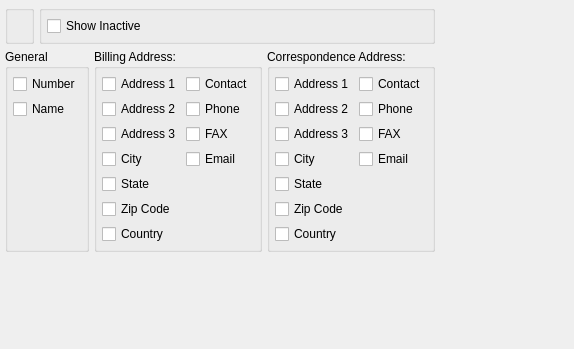
<?xml version="1.0" encoding="UTF-8"?>
<ui version="4.0">
 <comment>This file is part of the xTuple ERP: PostBooks Edition, a free and
open source Enterprise Resource Planning software suite,
Copyright (c) 1999-2010 by OpenMFG LLC, d/b/a xTuple.
It is licensed to you under the Common Public Attribution License
version 1.0, the full text of which (including xTuple-specific Exhibits)
is available at www.xtuple.com/CPAL.  By using this software, you agree
to be bound by its terms.</comment>
 <class>dspCustomerInformationExport</class>
 <widget class="QWidget" name="dspCustomerInformationExport">
  <property name="geometry">
   <rect>
    <x>0</x>
    <y>0</y>
    <width>574</width>
    <height>349</height>
   </rect>
  </property>
  <property name="windowTitle">
   <string>Customer Information Export</string>
  </property>
  <layout class="QHBoxLayout" name="horizontalLayout_3">
   <item>
    <layout class="QVBoxLayout" name="verticalLayout_5">
     <property name="spacing">
      <number>0</number>
     </property>
     <item>
      <layout class="QGridLayout" name="gridLayout_8">
       <item row="0" column="0">
        <layout class="QHBoxLayout" name="horizontalLayout">
         <item>
          <widget class="ParameterGroup" name="_customerType">
           <property name="title">
            <string/>
           </property>
           <property name="fixedSize">
            <bool>false</bool>
           </property>
          </widget>
         </item>
         <item>
          <widget class="QGroupBox" name="_optionsGroup">
           <property name="title">
            <string/>
           </property>
           <layout class="QGridLayout" name="gridLayout_7">
            <item row="0" column="0">
             <layout class="QVBoxLayout">
              <property name="spacing">
               <number>0</number>
              </property>
              <property name="margin">
               <number>0</number>
              </property>
              <item>
               <layout class="QHBoxLayout">
                <property name="spacing">
                 <number>0</number>
                </property>
                <property name="margin">
                 <number>0</number>
                </property>
                <item>
                 <widget class="XCheckBox" name="_showInactive">
                  <property name="text">
                   <string>Show Inactive</string>
                  </property>
                 </widget>
                </item>
                <item>
                 <spacer>
                  <property name="orientation">
                   <enum>Qt::Horizontal</enum>
                  </property>
                  <property name="sizeType">
                   <enum>QSizePolicy::Expanding</enum>
                  </property>
                  <property name="sizeHint" stdset="0">
                   <size>
                    <width>0</width>
                    <height>16</height>
                   </size>
                  </property>
                 </spacer>
                </item>
               </layout>
              </item>
              <item>
               <spacer>
                <property name="orientation">
                 <enum>Qt::Vertical</enum>
                </property>
                <property name="sizeType">
                 <enum>QSizePolicy::Expanding</enum>
                </property>
                <property name="sizeHint" stdset="0">
                 <size>
                  <width>10</width>
                  <height>0</height>
                 </size>
                </property>
               </spacer>
              </item>
             </layout>
            </item>
           </layout>
           <zorder></zorder>
          </widget>
         </item>
        </layout>
       </item>
       <item row="1" column="0">
        <layout class="QHBoxLayout" name="horizontalLayout_2">
         <item>
          <widget class="QGroupBox" name="groupBox29">
           <property name="title">
            <string>General</string>
           </property>
           <layout class="QGridLayout" name="gridLayout_2">
            <item row="0" column="0">
             <layout class="QVBoxLayout" name="verticalLayout_2">
              <item>
               <layout class="QVBoxLayout" name="verticalLayout">
                <item>
                 <widget class="XCheckBox" name="_number">
                  <property name="text">
                   <string>Number</string>
                  </property>
                 </widget>
                </item>
                <item>
                 <widget class="XCheckBox" name="_name">
                  <property name="text">
                   <string>Name</string>
                  </property>
                 </widget>
                </item>
               </layout>
              </item>
              <item>
               <spacer>
                <property name="orientation">
                 <enum>Qt::Vertical</enum>
                </property>
                <property name="sizeType">
                 <enum>QSizePolicy::Expanding</enum>
                </property>
                <property name="sizeHint" stdset="0">
                 <size>
                  <width>16</width>
                  <height>0</height>
                 </size>
                </property>
               </spacer>
              </item>
             </layout>
            </item>
           </layout>
           <zorder></zorder>
          </widget>
         </item>
         <item>
          <widget class="QGroupBox" name="_billingGroup">
           <property name="title">
            <string>Billing Address:</string>
           </property>
           <layout class="QGridLayout" name="gridLayout_4">
            <item row="0" column="0">
             <layout class="QVBoxLayout" name="verticalLayout_3">
              <item>
               <layout class="QGridLayout" name="gridLayout_3">
                <item row="0" column="0">
                 <widget class="XCheckBox" name="_billAddress1">
                  <property name="text">
                   <string>Address 1</string>
                  </property>
                 </widget>
                </item>
                <item row="0" column="1">
                 <widget class="XCheckBox" name="_billContact">
                  <property name="text">
                   <string>Contact</string>
                  </property>
                 </widget>
                </item>
                <item row="1" column="0">
                 <widget class="XCheckBox" name="_billAddress2">
                  <property name="text">
                   <string>Address 2</string>
                  </property>
                 </widget>
                </item>
                <item row="1" column="1">
                 <widget class="XCheckBox" name="_billPhone">
                  <property name="text">
                   <string>Phone</string>
                  </property>
                 </widget>
                </item>
                <item row="2" column="0">
                 <widget class="XCheckBox" name="_billAddress3">
                  <property name="text">
                   <string>Address 3</string>
                  </property>
                 </widget>
                </item>
                <item row="2" column="1">
                 <widget class="XCheckBox" name="_billFAX">
                  <property name="text">
                   <string>FAX</string>
                  </property>
                 </widget>
                </item>
                <item row="3" column="0">
                 <widget class="XCheckBox" name="_billCity">
                  <property name="text">
                   <string>City</string>
                  </property>
                 </widget>
                </item>
                <item row="3" column="1">
                 <widget class="XCheckBox" name="_billEmail">
                  <property name="text">
                   <string>Email</string>
                  </property>
                 </widget>
                </item>
                <item row="4" column="0">
                 <widget class="XCheckBox" name="_billState">
                  <property name="text">
                   <string>State</string>
                  </property>
                 </widget>
                </item>
                <item row="5" column="0">
                 <widget class="XCheckBox" name="_billZipCode">
                  <property name="text">
                   <string>Zip Code</string>
                  </property>
                 </widget>
                </item>
                <item row="6" column="0">
                 <widget class="XCheckBox" name="_billCountry">
                  <property name="text">
                   <string>Country</string>
                  </property>
                 </widget>
                </item>
               </layout>
              </item>
              <item>
               <spacer>
                <property name="orientation">
                 <enum>Qt::Vertical</enum>
                </property>
                <property name="sizeType">
                 <enum>QSizePolicy::Preferred</enum>
                </property>
                <property name="sizeHint" stdset="0">
                 <size>
                  <width>10</width>
                  <height>0</height>
                 </size>
                </property>
               </spacer>
              </item>
             </layout>
            </item>
           </layout>
          </widget>
         </item>
         <item>
          <widget class="QGroupBox" name="_corrGroup">
           <property name="title">
            <string>Correspondence Address:</string>
           </property>
           <layout class="QGridLayout" name="gridLayout_6">
            <item row="0" column="0">
             <layout class="QVBoxLayout" name="verticalLayout_4">
              <item>
               <layout class="QGridLayout" name="gridLayout_5">
                <item row="0" column="0">
                 <widget class="XCheckBox" name="_corrAddress1">
                  <property name="text">
                   <string>Address 1</string>
                  </property>
                 </widget>
                </item>
                <item row="0" column="1">
                 <widget class="XCheckBox" name="_corrContact">
                  <property name="text">
                   <string>Contact</string>
                  </property>
                 </widget>
                </item>
                <item row="1" column="0">
                 <widget class="XCheckBox" name="_corrAddress2">
                  <property name="text">
                   <string>Address 2</string>
                  </property>
                 </widget>
                </item>
                <item row="1" column="1">
                 <widget class="XCheckBox" name="_corrPhone">
                  <property name="text">
                   <string>Phone</string>
                  </property>
                 </widget>
                </item>
                <item row="2" column="0">
                 <widget class="XCheckBox" name="_corrAddress3">
                  <property name="text">
                   <string>Address 3</string>
                  </property>
                 </widget>
                </item>
                <item row="2" column="1">
                 <widget class="XCheckBox" name="_corrFAX">
                  <property name="text">
                   <string>FAX</string>
                  </property>
                 </widget>
                </item>
                <item row="3" column="0">
                 <widget class="XCheckBox" name="_corrCity">
                  <property name="text">
                   <string>City</string>
                  </property>
                 </widget>
                </item>
                <item row="3" column="1">
                 <widget class="XCheckBox" name="_corrEmail">
                  <property name="text">
                   <string>Email</string>
                  </property>
                 </widget>
                </item>
                <item row="4" column="0">
                 <widget class="XCheckBox" name="_corrState">
                  <property name="text">
                   <string>State</string>
                  </property>
                 </widget>
                </item>
                <item row="5" column="0">
                 <widget class="XCheckBox" name="_corrZipCode">
                  <property name="text">
                   <string>Zip Code</string>
                  </property>
                 </widget>
                </item>
                <item row="6" column="0">
                 <widget class="XCheckBox" name="_corrCountry">
                  <property name="text">
                   <string>Country</string>
                  </property>
                 </widget>
                </item>
               </layout>
              </item>
              <item>
               <spacer>
                <property name="orientation">
                 <enum>Qt::Vertical</enum>
                </property>
                <property name="sizeType">
                 <enum>QSizePolicy::Preferred</enum>
                </property>
                <property name="sizeHint" stdset="0">
                 <size>
                  <width>10</width>
                  <height>0</height>
                 </size>
                </property>
               </spacer>
              </item>
             </layout>
            </item>
           </layout>
          </widget>
         </item>
        </layout>
       </item>
      </layout>
     </item>
     <item>
      <spacer name="verticalSpacer">
       <property name="orientation">
        <enum>Qt::Vertical</enum>
       </property>
       <property name="sizeHint" stdset="0">
        <size>
         <width>20</width>
         <height>0</height>
        </size>
       </property>
      </spacer>
     </item>
    </layout>
   </item>
   <item>
    <spacer name="horizontalSpacer">
     <property name="orientation">
      <enum>Qt::Horizontal</enum>
     </property>
     <property name="sizeHint" stdset="0">
      <size>
       <width>52</width>
       <height>20</height>
      </size>
     </property>
    </spacer>
   </item>
  </layout>
 </widget>
 <layoutdefault spacing="5" margin="5"/>
 <pixmapfunction>qPixmapFromMimeSource</pixmapfunction>
 <customwidgets>
  <customwidget>
   <class>ParameterGroup</class>
   <extends>QGroupBox</extends>
   <header>parametergroup.h</header>
  </customwidget>
  <customwidget>
   <class>XCheckBox</class>
   <extends>QCheckBox</extends>
   <header>xcheckbox.h</header>
  </customwidget>
 </customwidgets>
 <tabstops>
  <tabstop>_customerType</tabstop>
  <tabstop>_number</tabstop>
  <tabstop>_name</tabstop>
  <tabstop>_billAddress1</tabstop>
  <tabstop>_billAddress2</tabstop>
  <tabstop>_billAddress3</tabstop>
  <tabstop>_billCity</tabstop>
  <tabstop>_billState</tabstop>
  <tabstop>_billZipCode</tabstop>
  <tabstop>_billCountry</tabstop>
  <tabstop>_billContact</tabstop>
  <tabstop>_billPhone</tabstop>
  <tabstop>_billFAX</tabstop>
  <tabstop>_billEmail</tabstop>
  <tabstop>_corrAddress1</tabstop>
  <tabstop>_corrAddress2</tabstop>
  <tabstop>_corrAddress3</tabstop>
  <tabstop>_corrCity</tabstop>
  <tabstop>_corrState</tabstop>
  <tabstop>_corrZipCode</tabstop>
  <tabstop>_corrCountry</tabstop>
  <tabstop>_corrContact</tabstop>
  <tabstop>_corrPhone</tabstop>
  <tabstop>_corrFAX</tabstop>
  <tabstop>_corrEmail</tabstop>
  <tabstop>_showInactive</tabstop>
 </tabstops>
 <resources/>
 <connections/>
</ui>
